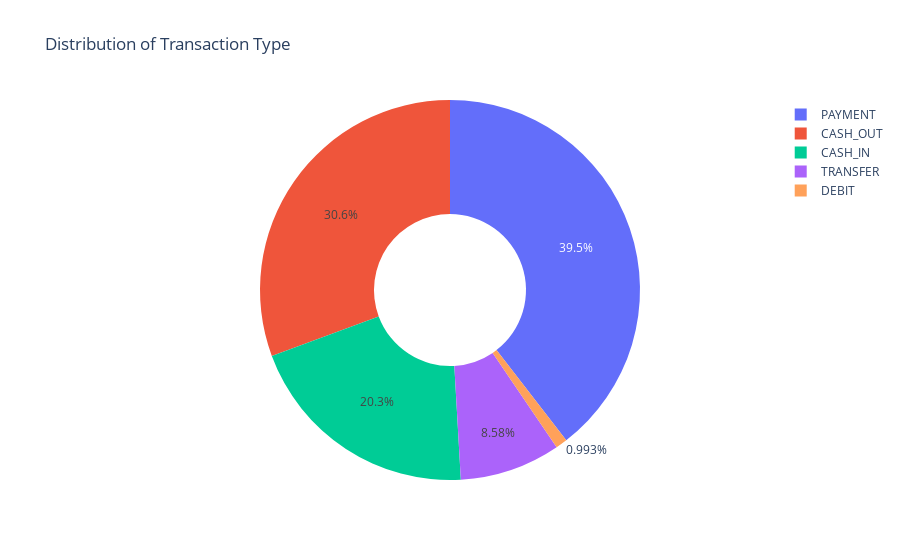

Notebook code cell kept with this figure:
### Code cell
import plotly.express as px
px.pie(df,values=quantity,names=transactions,hole=0.4,title="Distribution of Transaction Type")

### Figure 1 — Plotly figure (JSON) as saved in the notebook; plotly's stock layout.template omitted (floating-point values rounded to 4 significant figures)
{"data": [{"domain": {"x": [0, 1], "y": [0, 1]}, "hole": 0.4, "hovertemplate": "label=%{label}<br>value=%{value}<extra></extra>", "labels": ["PAYMENT", "CASH_OUT", "CASH_IN", "TRANSFER", "DEBIT"], "legendgroup": "", "name": "", "showlegend": true, "type": "pie", "values": [39204, 30395, 20104, 8507, 985]}], "layout": {"legend": {"tracegroupgap": 0}, "title": {"text": "Distribution of Transaction Type"}}}
